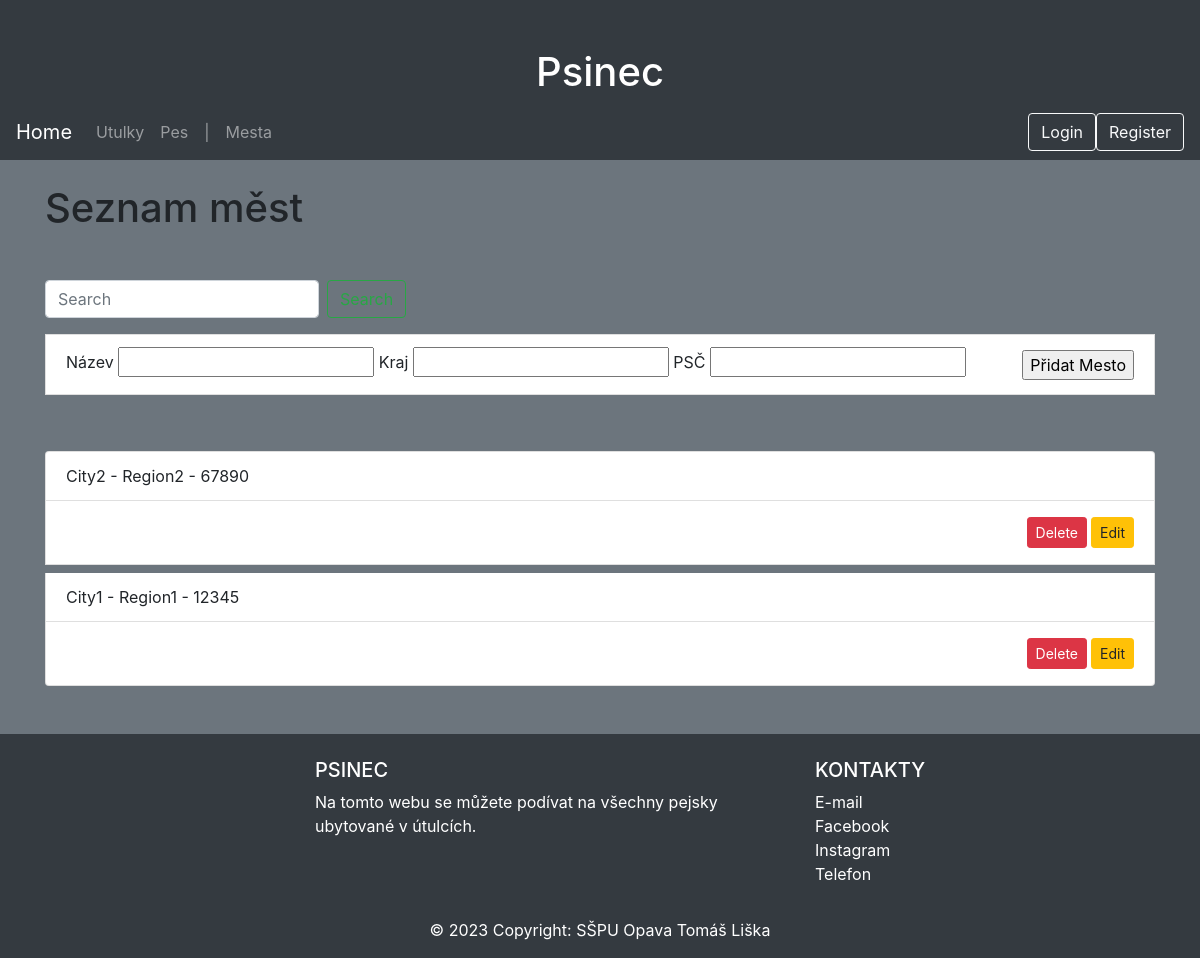
Before: /mesta with the older database file.
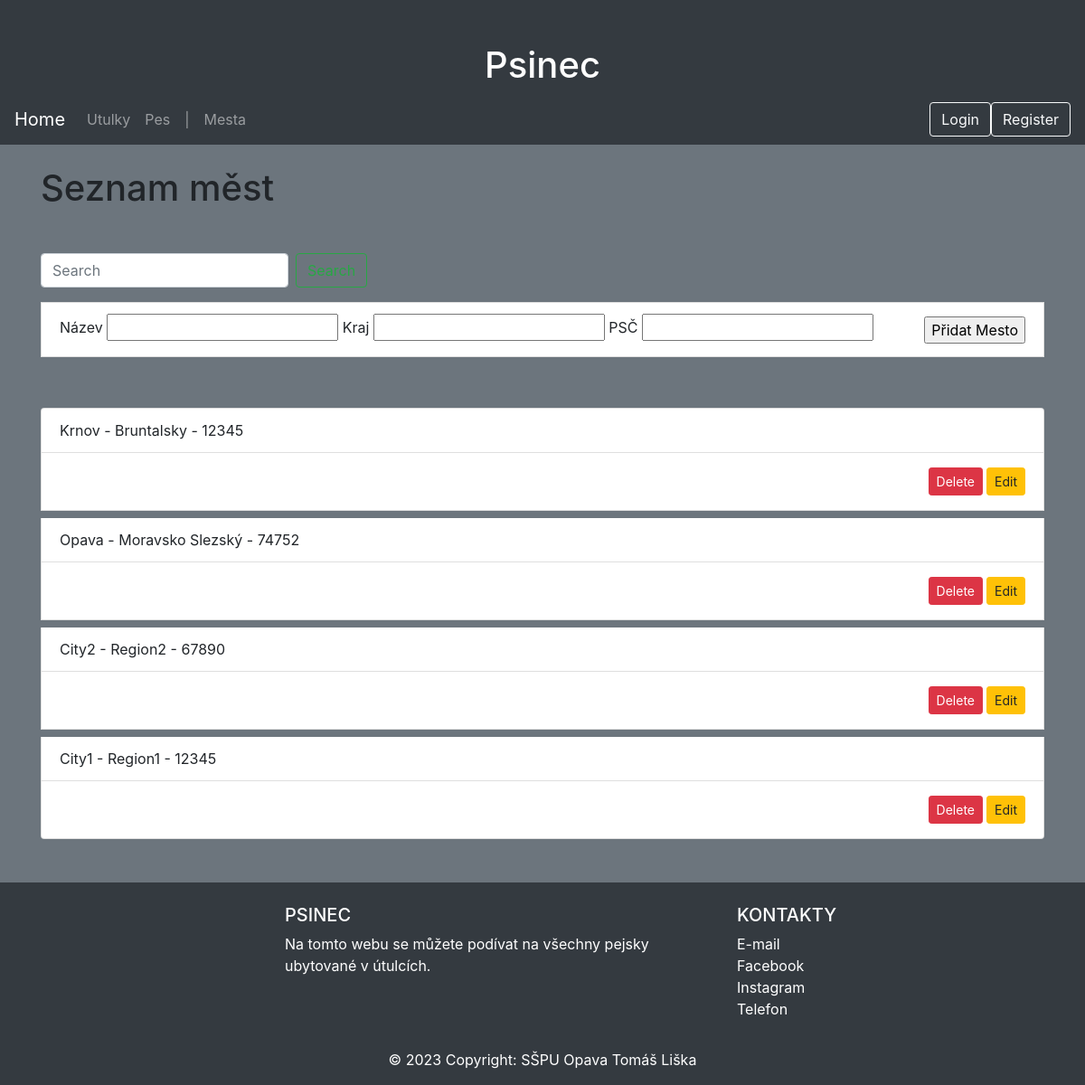
After: the same page with the newer database file.
### website/models.py (models this page shows, shortened)
class Mesto(db.Model):
    nazev = db.Column(db.String(45), primary_key=True)
    kraj = db.Column(db.String(45), nullable=False)
    psc = db.Column(db.Integer, nullable=False)

### website/views.py (the view, shortened to what this page needs)
@app.route('/mesta')
def show_mesta():
    mesta_entries = Mesto.query.all()
    form = MestoAddForm()
    return render_template('mesta.html', mesta_entries=mesta_entries, form=form)

### website/forms.py (shortened to what this page needs)
class MestoAddForm(FlaskForm):
    nazev = StringField('Název', validators=[validators.InputRequired()])
    kraj = StringField('Kraj', validators=[validators.InputRequired()])
    psc = IntegerField('PSČ', validators=[validators.InputRequired()])
    submit = SubmitField('Přidat Mesto')

### website/templates/mesta.html (shortened to what this page needs)
<!DOCTYPE html>
<html lang="en">
<head>
    <link rel="stylesheet" href="https://stackpath.bootstrapcdn.com/bootstrap/4.5.2/css/bootstrap.min.css">
</head>
<body class="bg-secondary">
    <div class="jumbotron-fluid bg-dark pt-5">
        <h1 class="text-white text-center">Psinec</h1>
        {% include 'navbar.html' %}
    </div>
    <div class="container mt-4 mb-5">
        <h1 class="mb-5">Seznam měst</h1>
        <form method="GET" action="{{ url_for('show_mesta') }}" class="form-inline my-2 my-lg-0">
            <input class="form-control mr-sm-2" type="text" placeholder="Search" name="search"
                value="{{ request.args.get('search', '') }}">
            <button class="btn btn-outline-success my-2 my-sm-0" type="submit">Search</button>
        </form>
        <ul class="list-group mt-3">
            <form method="POST" action="{{ url_for('add_mesto') }}">
                <li class="list-group-item d-flex justify-content-between align-items-center">
                    <div>
                        {{ form.nazev.label }} {{ form.nazev }}
                        {{ form.kraj.label }} {{ form.kraj }}
                        {{ form.psc.label }} {{ form.psc }}
                    </div>
                    <div>
                        {{ form.submit() }}
                    </div>
                </li>
            </form>
        </ul>
        <ul class="list-group mt-5">
            {% for mesto in mesta_entries[::-1] %}
            <li class="list-group-item d-flex justify-content-between align-items-center mt-2">
                <span>{{ mesto.nazev }} - {{ mesto.kraj }} - {{ mesto.psc }}</span>
            </li>
            <li class="list-group-item d-flex justify-content-between align-items-center">
                <form method="post" class="p-1 ml-auto " action="{{ url_for('delete_mesto', nazev=mesto.nazev) }}">
                    <button type="submit" class="btn btn-danger btn-sm">Delete</button>
                </form>
                <a href="{{ url_for('edit_mesto', nazev=mesto.nazev) }}" class="btn btn-warning btn-sm">Edit</a>
            </li>
            {% endfor %}
        </ul>
    </div>
    {% include 'footer.html' %}
</body>
</html>

Changed rows visible on the page:
added Mesto: nazev "Krnov", kraj "Bruntalsky", psc "12345"
added Mesto: nazev "Opava", kraj "Moravsko Slezský", psc "74752"
